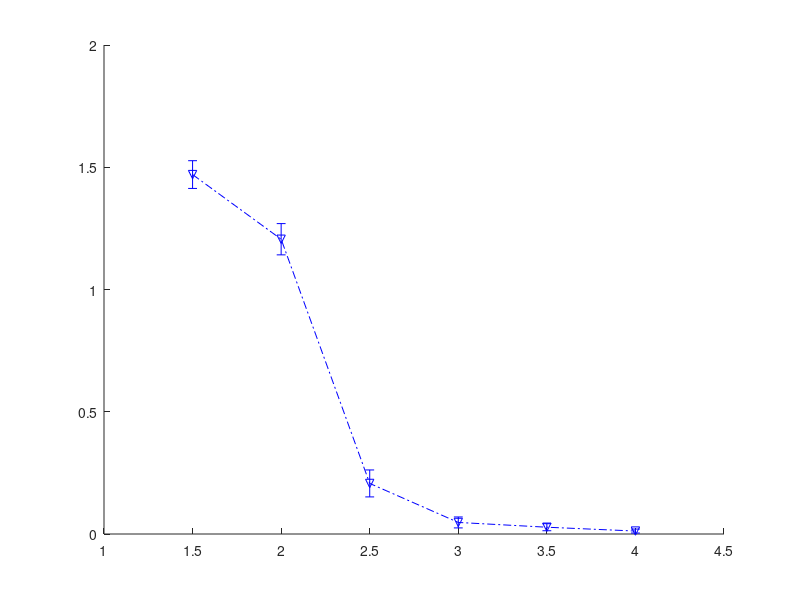

Source code (MATLAB): (Note: this script raises an error after producing the figure.)
clc;clear; close all;
load CompareResults13;
load CompareResultsStd13;
CompareResults=CompareResults13;
CompareResultsStd=CompareResultsStd13;
load CompareResults2;
load CompareResultsStd2;
CompareResults(2,:)=CompareResults2(2,:);
CompareResults(5,:)=CompareResults2(5,:);
CompareResultsStd(2,:)=CompareResultsStd2(2,:);
CompareResultsStd(5,:)=CompareResultsStd2(5,:);



% CompareResults(:,1)=[];
% CompareResultsStd(:,1)=[];


K=297; 
m_num=[1.5 2 2.5 3 3.5 4];
ms=5; ts=12;


figure; hold on;
errorbar(m_num, CompareResults(1,:), CompareResultsStd(1,:), 'bv-.', 'linewidth', 2,  'MarkerSize',ms); 
errorbar(m_num, CompareResults(2,:), CompareResultsStd(2,:), 'gd--', 'linewidth', 2, 'MarkerSize',ms); 
errorbar(m_num, CompareResults(3,:), CompareResultsStd(3,:), 'rp-', 'linewidth', 2, 'MarkerSize',ms); 
ylabel('Recovery Error'); xlabel('Sample Size Ratio (n / k)');box on;
legend('Group OMP', 'Group Lasso','StructOMP');
% axis([m_num(1)-round(0.25*K) m_num(end)+round(0.25*K) -0 0.3])
axis([m_num(1)-0.25 m_num(end)+0.25 0 1.6])
textobj = findobj('type', 'text');
set(textobj, 'fontsize', ts);
h_xlabel = get(gca,'XLabel');
set(h_xlabel,'FontSize',ts); 
h_xlabel = get(gca,'YLabel');
set(h_xlabel,'FontSize',ts); 

figure; hold on;
errorbar(m_num, CompareResults(4,:), CompareResultsStd(4,:), 'bv-.', 'linewidth', 2, 'MarkerSize',ms);
errorbar(m_num, CompareResults(5,:), CompareResultsStd(5,:), 'gd--', 'linewidth', 2, 'MarkerSize',ms);
errorbar(m_num, CompareResults(6,:), CompareResultsStd(6,:), 'rp-', 'linewidth', 2, 'MarkerSize',ms);
ylabel('CPU Time (Second)'); xlabel('Sample Size Ratio (n / k)');box on;
legend('Group OMP','Group Lasso', 'StructOMP','Location','NorthWest');
axis([m_num(1)-0.25 m_num(end)+0.25 0 320])
textobj = findobj('type', 'text');
set(textobj, 'fontsize', ts);
h_xlabel = get(gca,'XLabel');
set(h_xlabel,'FontSize',ts); 
h_xlabel = get(gca,'YLabel');
set(h_xlabel,'FontSize',ts); 
